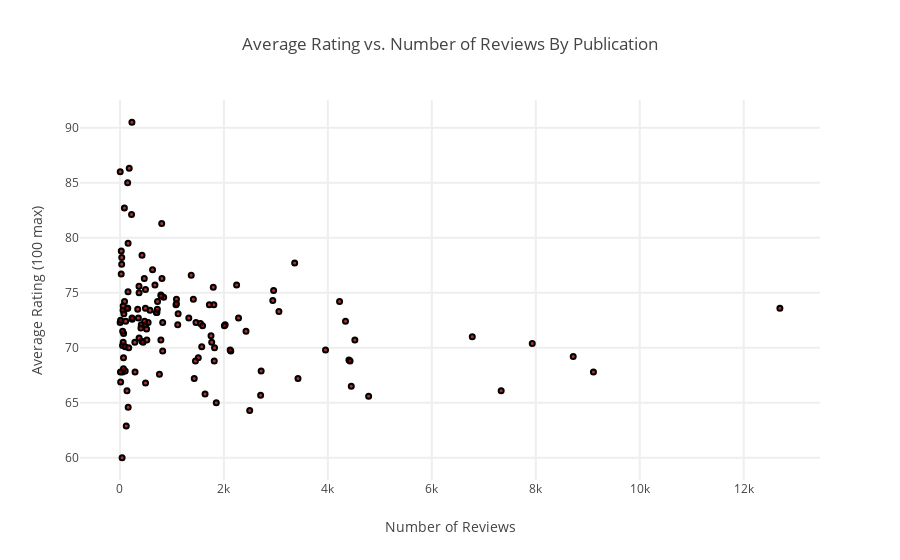

Notebook cell for this chart:
### Code cell
data3 = go.Scatter(
    x = grouped_df['num_ratings'],
    y = grouped_df['avg_ratings'].round(1),
    text = groups,
    name = 'Above',
    mode = 'markers',
    marker = dict(
        size = 5,
        color = 'rgba(152, 0, 0, .8)',
        line = dict(
            width = 2,
            color = 'rgb(0, 0, 0)'
        )
    )
)

layout3= go.Layout(
    title= 'Average Rating vs. Number of Reviews By Publication',
    hovermode= 'closest',
    xaxis= dict(
        title= 'Number of Reviews',
        #type = 'log',
        zeroline= False,
        gridwidth= 2,
    ),
    yaxis=dict(
        title= 'Average Rating (100 max)',
        gridwidth= 2,
    ),
    showlegend= False
)

fig3 = dict(data=[data3], layout=layout3)
iplot(fig3, filename='styled-scatter')

### Figure 1 — Plotly figure (JSON) as saved in the notebook; plotly's stock layout.template omitted (floating-point values rounded to 4 significant figures; data arrays with more than 128 entries replaced by an {"elided": "..."} marker saying what was removed)
{"data": [{"marker": {"color": "rgba(152, 0, 0, .8)", "line": {"color": "rgb(0, 0, 0)", "width": 2}, "size": 5}, "mode": "markers", "name": "Above", "text": {"elided": "129 str values"}, "type": "scatter", "x": {"elided": "129 int values"}, "y": {"elided": "129 float values"}}], "layout": {"hovermode": "closest", "showlegend": false, "title": "Average Rating vs. Number of Reviews By Publication", "xaxis": {"gridwidth": 2, "title": "Number of Reviews", "zeroline": false}, "yaxis": {"gridwidth": 2, "title": "Average Rating (100 max)"}}}
